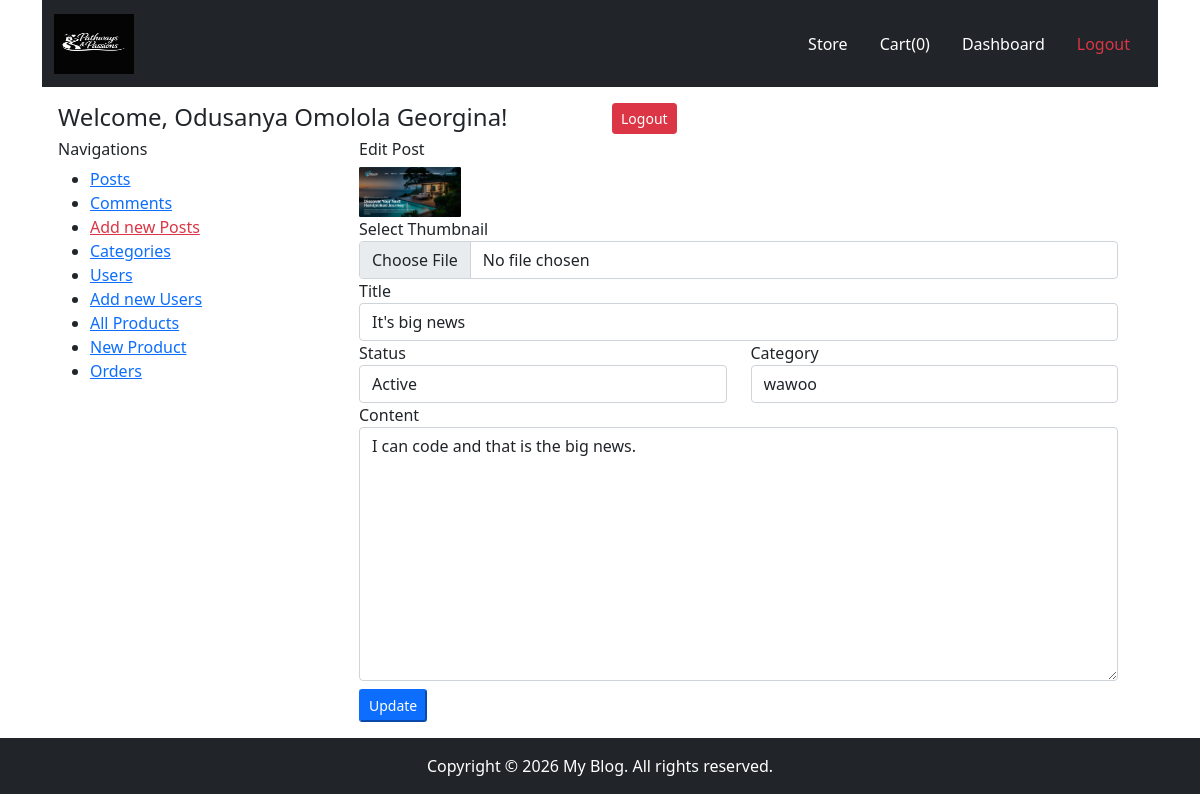
Page /edit-post.php?edit_post_id=2 (signed in) on the committed database.
### tables this page shows
CREATE TABLE IF NOT EXISTS `posts` (
  `id` int(11) NOT NULL AUTO_INCREMENT,
  `title` varchar(1000) DEFAULT NULL,
  `content` text,
  `timestamp` timestamp NULL DEFAULT CURRENT_TIMESTAMP,
  `status` int(11) NOT NULL DEFAULT '0',
  `category_id` varchar(1000) DEFAULT NULL,
  `thumbnail` varchar(1000) DEFAULT NULL,
  PRIMARY KEY (`id`)
);

CREATE TABLE IF NOT EXISTS `category` (
  `id` int(11) NOT NULL AUTO_INCREMENT,
  `name` varchar(1000) DEFAULT NULL,
  PRIMARY KEY (`id`)
);

### edit-post.php (the view, shortened to what this page needs)
<?php
require "inc/header.php";
?>
<div class="container">
    <?php
require 'pages/header-home.php';
include 'inc/process.php';
if (isset($_GET['edit_post_id']) && !empty($_GET['edit_post_id'])) {
    $edit_post_id = $_GET['edit_post_id'];
    $sql = "SELECT * FROM posts WHERE id='$edit_post_id'";
    $query = mysqli_query($connection, $sql);
    $result = mysqli_fetch_assoc($query);
}else{
    header("Location: posts.php");
}
?>
    <div class="container p-3">
        <div class="row">
            <div class="col-12">
                <div class="row">
                    <div class="col-6">
                        <h4>Welcome, <?php echo $_SESSION['user']['name']; ?>!</h4>
                    </div>
                    <div class="col-6">
                        <a href="logout.php" class="btn btn-sm btn-danger">Logout</a>
                    </div>
                </div>
            </div>
            <div class="col-3">
                <h6>Navigations</h6>
                <ul>
                    <li>
                        <a href="posts.php">Posts</a>
                    </li>
                    <li>
                        <a href="comments.php">Comments</a>
                    </li>
                    <li>
                        <a href="new-post.php" class="text-danger">Add new Posts</a>
                    </li>
                    <li>
                        <a href="category.php">Categories</a>
                    </li>
                    <li>
                        <a href="users.php">Users</a>
                    </li>
                    <li>
                        <a href="new-user.php">Add new Users</a>
                    </li>
                    <li>
                        <a href="products.php">All Products</a>
                    </li>
                    <li>
                        <a href="new-product.php">New Product</a>
                    </li>
                    <li>
                        <a href="orders.php">Orders</a>
                    </li>
                </ul>
            </div>
            <div class="col-9">
                <div class="container">
                    <h6>Edit Post</h6>
                    <form action="" method="post" enctype="multipart/form-data">
                        <img height="50px" src="<?php echo $result["thumbnail"] ?>" alt="">
                        <div class="form-group">
                            <label for="">Select Thumbnail</label>
                            <input type="file" name="thumbnail" id="" class="form-control">
                        </div>
                        <div class="form-group">
                            <label for="">Title</label>
                            <input type="text" id="" value="<?php echo $result ["title"]?>" name="title"
                                placeholder="Enter title" class="form-control">
                        </div>
                        <div class="row">
                            <div class="col-6">
                                <div class="form-group">
                                    <label for="">Status</label>
                                    <select name="status" class="form-control" id="">
                                        <option value="1" <?php echo $result ["status"] == 1 ? "selected": ""?>>Active
                                        </option>
                                    </select>
                                </div>
                            </div>
                            <div class="col-6">
                                <div class="form-group">
                                    <label for="">Category</label>
                                    <select name="category_id" class="form-control" id="">
                                        <?php
                                        $sql = "SELECT * FROM category ORDER BY id DESC";
                                        $query =  mysqli_query($connection, $sql);
                                        while($result2 = mysqli_fetch_assoc($query)) {
                                            ?>
                                        <option value="<?php echo $result2 ["id"]?>"
                                            <?php echo $result ["category_id"] == $result2 ["id"] ? "selected": ""?>>
                                            <?php echo $result2 ["name"]?>
                                        </option>
                                        <?php
                                        }
                                        ?>
                                    </select>
                                </div>
                            </div>
                        </div>
                        <div class="form-group">
                            <label>Content</label>
                            <textarea name="content" placeholder="Enter post content" class="form-control" id=""
                                cols="30" rows="10"><?php echo $result["content"]; ?></textarea>
                        </div>
                        <div class="form-group">
                            <button type="submit" class="btn-sm btn-primary mt-2" name="update_post">Update</button>
                        </div>
                    </form>
                </div>
            </div>
        </div>
    </div>
</div>
<?php
require 'pages/footer-home.php';
?>
<?php
require 'inc/footer.php';
 ?>

### rows in the picture
posts: thumbnail (picture), title "It's big news", status "Active", category_id "wawoo", content "I can code and that is the big news."

### other values in the picture
$_SESSION['user']['name'] "Odusanya Omolola Georgina"
